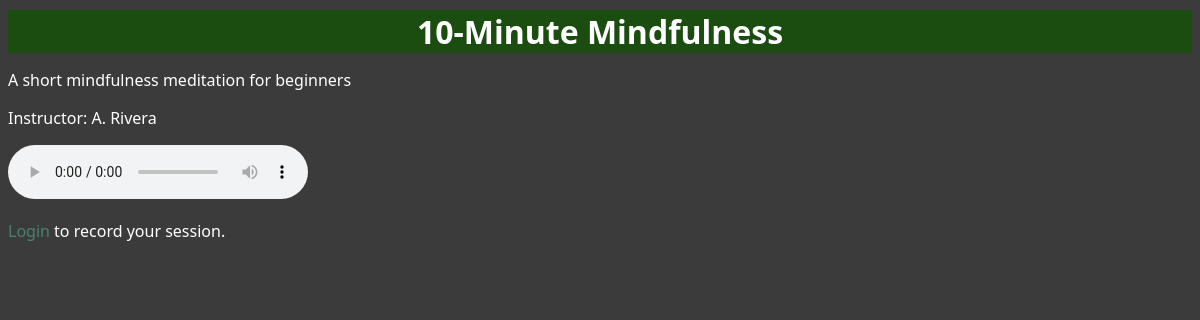
Screenshot of /play.php?id=1 with the database file from the repository.
### tables this page shows
CREATE TABLE `meditations` (
  `meditation_id` int(11) NOT NULL,
  `title` varchar(255) NOT NULL,
  `description` text DEFAULT NULL,
  `instructor` varchar(100) DEFAULT NULL,
  `category_id` int(11) DEFAULT NULL,
  `duration_seconds` int(11) DEFAULT NULL,
  `media_url` varchar(500) DEFAULT NULL,
  `is_active` tinyint(1) DEFAULT 1,
  `created_at` timestamp NOT NULL DEFAULT current_timestamp()
);

### play.php (the view, shortened to what this page needs)
<?php
include('db_connect.php');
$id = $_GET['id'];
$sql = "SELECT * FROM meditations WHERE meditation_id = $id";
$result = mysqli_query($conn, $sql);
$row = mysqli_fetch_assoc($result);
?>
<!DOCTYPE html>
<html>
<head>
  <link rel="stylesheet" href="assets/style.css">
</head>
<body>
<h1><?php echo $row['title']; ?></h1>
<p><?php echo $row['description']; ?></p>
<p>Instructor: <?php echo $row['instructor']; ?></p>
<audio controls>
  <source src="<?php echo $row['media_url']; ?>" type="audio/mpeg">
</audio>
<?php
if (isset($_SESSION['user_id'])) {
?>
<form action="record_session.php" method="post">
  <input type="hidden" name="meditation_id" value="<?php echo $row['meditation_id']; ?>">
  <label>Duration (seconds):</label>
  <input type="text" name="duration_seconds"><br>
  <label>Mood:</label>
  <input type="text" name="mood"><br>
  <label>Notes:</label><br>
  <textarea name="notes" rows="3" cols="40"></textarea><br>
  <input type="submit" value="Record Session">
</form>
<?php
} else {
  echo "<p><a href='login.php'>Login</a> to record your session.</p>";
}
?>
</body>
</html>

### assets/style.css (style rules this page uses)
body { font-family: 'Segoe UI', Tahoma, Geneva, Verdana, sans-serif; background-color: #3B3B3B; color: #FFFFFF; margin: 10; padding: 0; }
h1 { background-color: #1C4D10; text-align: center; }
h1, h2, h3 { margin: 10px 0; }
a { color: #4b8073; text-decoration: none; }

### rows the page displays
meditations: title "10-Minute Mindfulness", description "A short mindfulness meditation for beginners", instructor "A. Rivera"
